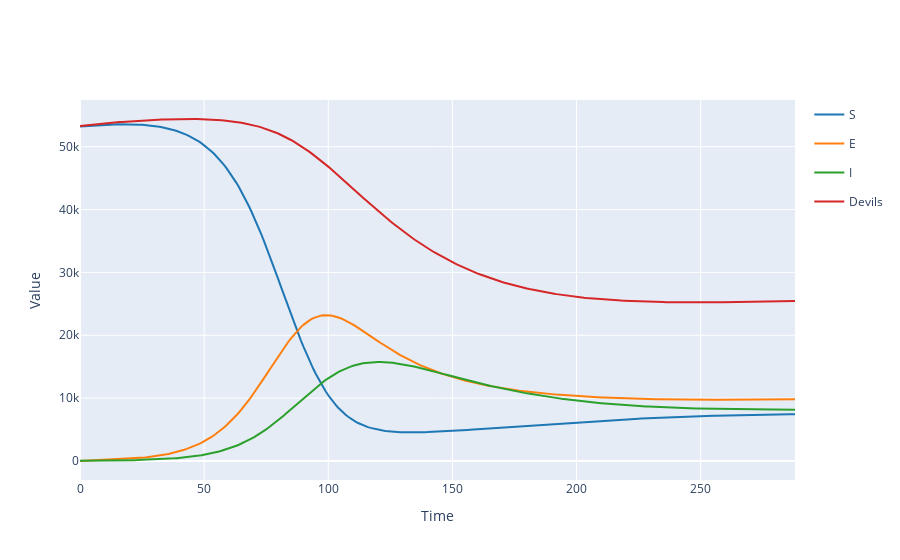

The notebook cell saved with this chart:
### Code cell
results = model.run(solver=ODECSolver)
results.plotplotly()

### Figure 1 — Plotly figure (JSON) as saved in the notebook; plotly's stock layout.template omitted (floating-point values rounded to 4 significant figures; data arrays with more than 128 entries replaced by an {"elided": "..."} marker saying what was removed)
{"data": [{"legendgroup": "S", "line": {"color": "#1f77b4"}, "mode": "lines", "name": "S", "type": "scatter", "x": {"elided": "289 int values"}, "y": {"elided": "289 float values"}}, {"legendgroup": "E", "line": {"color": "#ff7f0e"}, "mode": "lines", "name": "E", "type": "scatter", "x": {"elided": "289 int values"}, "y": {"elided": "289 float values"}}, {"legendgroup": "I", "line": {"color": "#2ca02c"}, "mode": "lines", "name": "I", "type": "scatter", "x": {"elided": "289 int values"}, "y": {"elided": "289 float values"}}, {"legendgroup": "Devils", "line": {"color": "#d62728"}, "mode": "lines", "name": "Devils", "type": "scatter", "x": {"elided": "289 int values"}, "y": {"elided": "289 float values"}}], "layout": {"showlegend": true, "title": {"text": ""}, "xaxis": {"title": {"text": "Time"}}, "yaxis": {"title": {"text": "Value"}}}}
